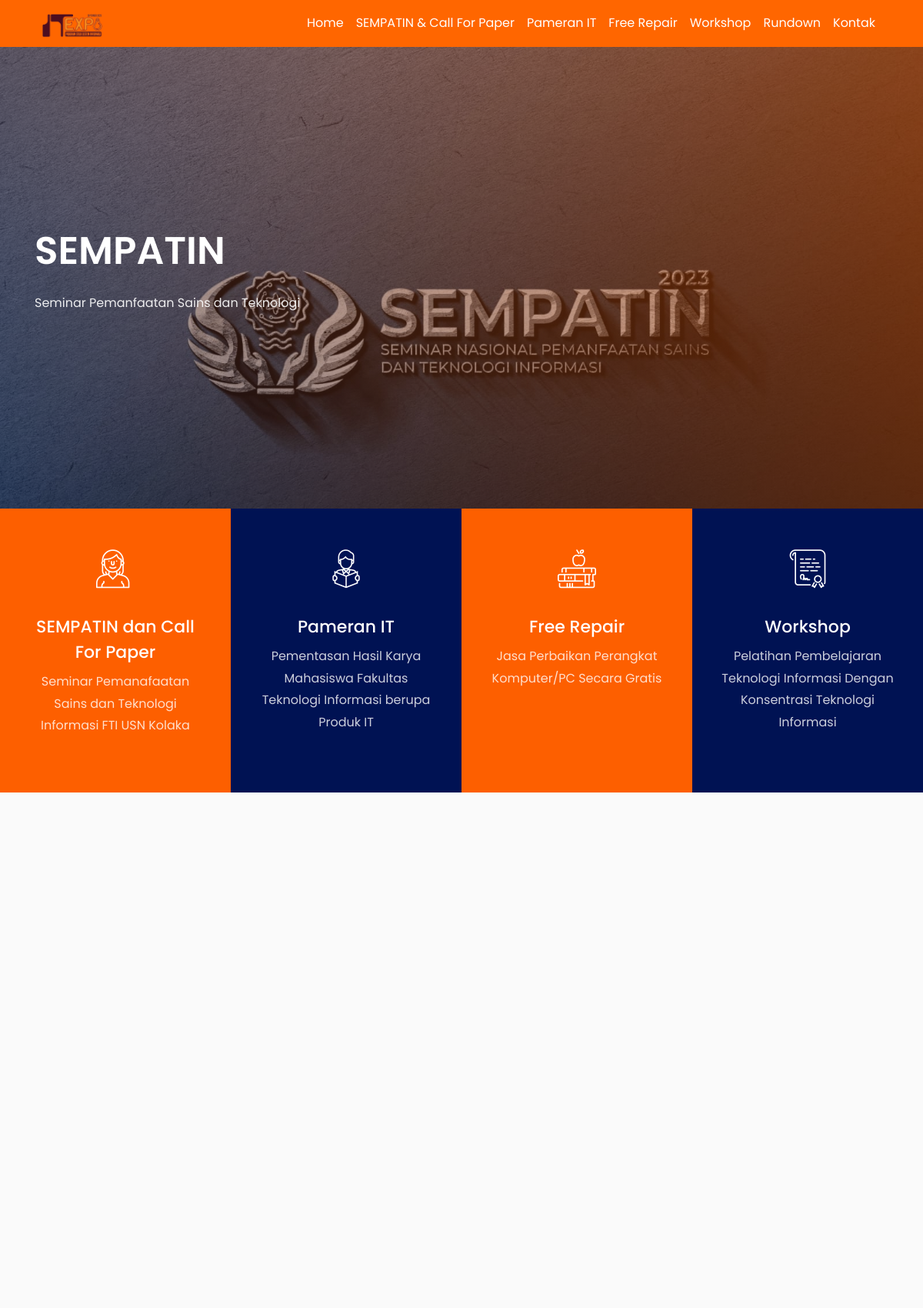
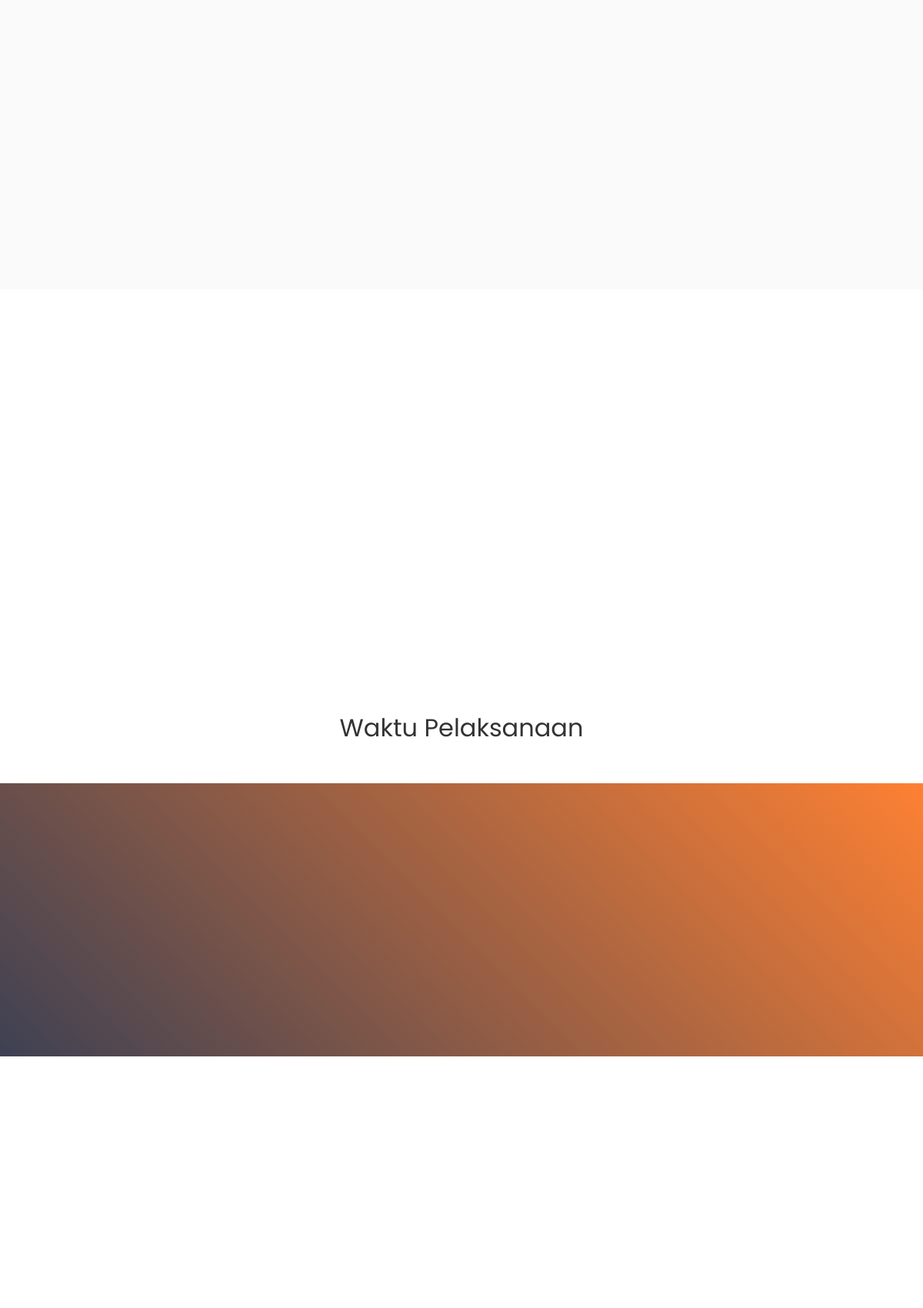
The page / (upper part) on the database its author committed (2 pictures, top to bottom).
### tables this page shows
CREATE TABLE `banner` (
  `id` int(11) NOT NULL,
  `nama` varchar(255) NOT NULL,
  `deskripsi` varchar(255) NOT NULL,
  `gambar` varchar(255) NOT NULL
);

### index.php (the view, shortened to what this page needs)
<?php
include './koneksi.php';
include './header.php';
?>
<section class="home-slider owl-carousel">
	<?php $banner = mysqli_query($conn, "SELECT * FROM banner");
	while ($b = mysqli_fetch_row($banner)) : ?>
		<div class="slider-item" style="background-image:url(admin/gambar/<?= $b[3]; ?>)">
			<div class="overlay"></div>
			<div class="container">
				<div class="row no-gutters slider-text align-items-center justify-content-start" data-scrollax-parent="true">
					<div class="col-md-6 ftco-animate">
						<h1 class="mb-4"><?= $b[1]; ?></h1>
						<p><?= $b[2]; ?></p>
					</div>
				</div>
			</div>
		</div>
	<?php endwhile; ?>
</section>
<section class="ftco-services ftco-no-pb">
	<div class="container-wrap">
		<div class="row no-gutters">
			<div class="col-md-3 d-flex services align-self-stretch py-5 px-4 ftco-animate bg-primary">
				<div class="media block-6 d-block text-center">
					<div class="icon d-flex justify-content-center align-items-center">
						<span class="flaticon-teacher"></span>
					</div>
					<div class="media-body p-2 mt-3">
						<a href="./call_paper.php">
							<h3 class="heading">SEMPATIN dan Call For Paper</h3>
						</a>
						<p>Seminar Pemanafaatan Sains dan Teknologi Informasi FTI USN Kolaka</p>
					</div>
				</div>
			</div>
			<div class="col-md-3 d-flex services align-self-stretch py-5 px-4 ftco-animate" style="background-color: #001253;">
				<div class="media block-6 d-block text-center">
					<div class="icon d-flex justify-content-center align-items-center">
						<span class="flaticon-reading"></span>
					</div>
					<div class="media-body p-2 mt-3">
						<h3 class="heading">Pameran IT</h3>
						<p>Pementasan Hasil Karya Mahasiswa Fakultas Teknologi Informasi berupa Produk IT</p>
					</div>
				</div>
			</div>
			<div class="col-md-3 d-flex services align-self-stretch py-5 px-4 ftco-animate bg-primary">
				<div class="media block-6 d-block text-center">
					<div class="icon d-flex justify-content-center align-items-center">
						<span class="flaticon-books"></span>
					</div>
					<div class="media-body p-2 mt-3">
						<h3 class="heading">Free Repair</h3>
						<p>Jasa Perbaikan Perangkat Komputer/PC Secara Gratis</p>
					</div>
				</div>
			</div>
			<div class="col-md-3 d-flex services align-self-stretch py-5 px-4 ftco-animate" style="background-color: #001253;">
				<div class="media block-6 d-block text-center">
					<div class="icon d-flex justify-content-center align-items-center">
						<span class="flaticon-diploma"></span>
					</div>
					<div class="media-body p-2 mt-3">
						<h3 class="heading">Workshop</h3>
						<p>Pelatihan Pembelajaran Teknologi Informasi Dengan Konsentrasi Teknologi Informasi</p>
					</div>
				</div>
			</div>
		</div>
	</div>
</section>
<section class="ftco-section bg-light">
	<div class="container-fluid px-4">
		<div class="row justify-content-center mb-5 pb-2">
		</div>
		<div class="row">
		</div>
	</div>
</section>
<section class="ftco-section ftco-no-pt ftc-no-pb">
	<div class="container">
		<div class="row d-flex">
		</div>
	</div>
</section>
<h2 class="mb-4 text-center">Waktu Pelaksanaan</h2>
<section class="ftco-section ftco-counter img mt-5" id="section-counter" data-stellar-background-ratio="0.5">
	<div class="container">
		<div class="row d-md-flex align-items-center justify-content-center">
			<div class="col-lg-12">
				<div class="row d-md-flex align-items-center">
				</div>
			</div>
		</div>
	</div>
</section>
<section class="ftco-section testimony-section">
	<div class="container">
		<div class="row justify-content-center mb-5 pb-2">
		</div>
	</div>
</section>
<?php
include './footer.php';
?>

### rows shown on the page
banner: gambar (picture), nama "SEMPATIN", deskripsi "Seminar Pemanfaatan Sains dan Teknologi"
